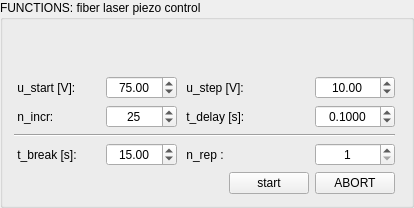
           <widget class="QGroupBox" name="groupBox_12">
            <property name="title">
             <string>FUNCTIONS: fiber laser piezo control</string>
            </property>
            <layout class="QVBoxLayout" name="verticalLayout_25">
             <item>
              <layout class="QGridLayout" name="gridLayout_26">
               <item row="3" column="2">
                <widget class="QSpinBox" name="spinBox_313_piezo_n_incr">
                 <property name="alignment">
                  <set>Qt::AlignCenter</set>
                 </property>
                 <property name="minimum">
                  <number>1</number>
                 </property>
                 <property name="value">
                  <number>25</number>
                 </property>
                </widget>
               </item>
               <item row="0" column="4">
                <spacer name="horizontalSpacer_101">
                 <property name="orientation">
                  <enum>Qt::Horizontal</enum>
                 </property>
                 <property name="sizeHint" stdset="0">
                  <size>
                   <width>40</width>
                   <height>5</height>
                  </size>
                 </property>
                </spacer>
               </item>
               <item row="1" column="6">
                <spacer name="verticalSpacer_14">
                 <property name="orientation">
                  <enum>Qt::Vertical</enum>
                 </property>
                 <property name="sizeHint" stdset="0">
                  <size>
                   <width>5</width>
                   <height>40</height>
                  </size>
                 </property>
                </spacer>
               </item>
               <item row="0" column="5">
                <spacer name="horizontalSpacer_100">
                 <property name="orientation">
                  <enum>Qt::Horizontal</enum>
                 </property>
                 <property name="sizeHint" stdset="0">
                  <size>
                   <width>40</width>
                   <height>5</height>
                  </size>
                 </property>
                </spacer>
               </item>
               <item row="0" column="1">
                <spacer name="horizontalSpacer_104">
                 <property name="orientation">
                  <enum>Qt::Horizontal</enum>
                 </property>
                 <property name="sizeHint" stdset="0">
                  <size>
                   <width>40</width>
                   <height>5</height>
                  </size>
                 </property>
                </spacer>
               </item>
               <item row="0" column="0">
                <spacer name="horizontalSpacer_103">
                 <property name="orientation">
                  <enum>Qt::Horizontal</enum>
                 </property>
                 <property name="sizeHint" stdset="0">
                  <size>
                   <width>40</width>
                   <height>5</height>
                  </size>
                 </property>
                </spacer>
               </item>
               <item row="0" column="3">
                <spacer name="horizontalSpacer_106">
                 <property name="orientation">
                  <enum>Qt::Horizontal</enum>
                 </property>
                 <property name="sizeHint" stdset="0">
                  <size>
                   <width>40</width>
                   <height>5</height>
                  </size>
                 </property>
                </spacer>
               </item>
               <item row="2" column="5">
                <widget class="QDoubleSpinBox" name="doubleSpinBox_313_piezo_u_step">
                 <property name="alignment">
                  <set>Qt::AlignCenter</set>
                 </property>
                 <property name="minimum">
                  <double>-150.000000000000000</double>
                 </property>
                 <property name="maximum">
                  <double>150.000000000000000</double>
                 </property>
                 <property name="value">
                  <double>10.000000000000000</double>
                 </property>
                </widget>
               </item>
               <item row="0" column="2">
                <spacer name="horizontalSpacer_105">
                 <property name="orientation">
                  <enum>Qt::Horizontal</enum>
                 </property>
                 <property name="sizeHint" stdset="0">
                  <size>
                   <width>40</width>
                   <height>5</height>
                  </size>
                 </property>
                </spacer>
               </item>
               <item row="5" column="5">
                <widget class="QSpinBox" name="spinBox_313_piezo_n_rep">
                 <property name="alignment">
                  <set>Qt::AlignCenter</set>
                 </property>
                 <property name="minimum">
                  <number>1</number>
                 </property>
                 <property name="value">
                  <number>1</number>
                 </property>
                </widget>
               </item>
               <item row="5" column="0" colspan="2">
                <widget class="QLabel" name="label_47">
                 <property name="text">
                  <string> t_break [s]: </string>
                 </property>
                </widget>
               </item>
               <item row="2" column="3" colspan="2">
                <widget class="QLabel" name="label_45">
                 <property name="text">
                  <string> u_step [V]: </string>
                 </property>
                </widget>
               </item>
               <item row="2" column="0" colspan="2">
                <widget class="QLabel" name="label_46">
                 <property name="text">
                  <string> u_start [V]: </string>
                 </property>
                </widget>
               </item>
               <item row="5" column="2">
                <widget class="QDoubleSpinBox" name="doubleSpinBox_313_piezo_t_break">
                 <property name="alignment">
                  <set>Qt::AlignCenter</set>
                 </property>
                 <property name="maximum">
                  <double>1000.000000000000000</double>
                 </property>
                 <property name="value">
                  <double>15.000000000000000</double>
                 </property>
                </widget>
               </item>
               <item row="2" column="2">
                <widget class="QDoubleSpinBox" name="doubleSpinBox_313_piezo_u_start">
                 <property name="alignment">
                  <set>Qt::AlignCenter</set>
                 </property>
                 <property name="maximum">
                  <double>150.000000000000000</double>
                 </property>
                 <property name="value">
                  <double>75.000000000000000</double>
                 </property>
                </widget>
               </item>
               <item row="5" column="3" colspan="2">
                <widget class="QLabel" name="label_48">
                 <property name="text">
                  <string> n_rep : </string>
                 </property>
                </widget>
               </item>
               <item row="1" column="0" colspan="6">
                <layout class="QVBoxLayout" name="verticalLayout_313_piezo_change"/>
               </item>
               <item row="4" column="0" colspan="6">
                <widget class="Line" name="line_12">
                 <property name="orientation">
                  <enum>Qt::Horizontal</enum>
                 </property>
                </widget>
               </item>
               <item row="3" column="3" colspan="2">
                <widget class="QLabel" name="label_49">
                 <property name="text">
                  <string> t_delay [s]: </string>
                 </property>
                </widget>
               </item>
               <item row="3" column="0" colspan="2">
                <widget class="QLabel" name="label_50">
                 <property name="text">
                  <string> n_incr: </string>
                 </property>
                </widget>
               </item>
               <item row="3" column="5">
                <widget class="QDoubleSpinBox" name="doubleSpinBox_313_piezo_t_delay">
                 <property name="alignment">
                  <set>Qt::AlignCenter</set>
                 </property>
                 <property name="decimals">
                  <number>4</number>
                 </property>
                 <property name="singleStep">
                  <double>0.100000000000000</double>
                 </property>
                 <property name="value">
                  <double>0.100000000000000</double>
                 </property>
                </widget>
               </item>
               <item row="6" column="5">
                <widget class="QPushButton" name="pushButton_313_piezo_sweep_abort">
                 <property name="text">
                  <string>ABORT</string>
                 </property>
                </widget>
               </item>
               <item row="6" column="4">
                <widget class="QPushButton" name="pushButton_313_piezo_sweep_start">
                 <property name="text">
                  <string>start</string>
                 </property>
                </widget>
               </item>
              </layout>
             </item>
            </layout>
           </widget>
